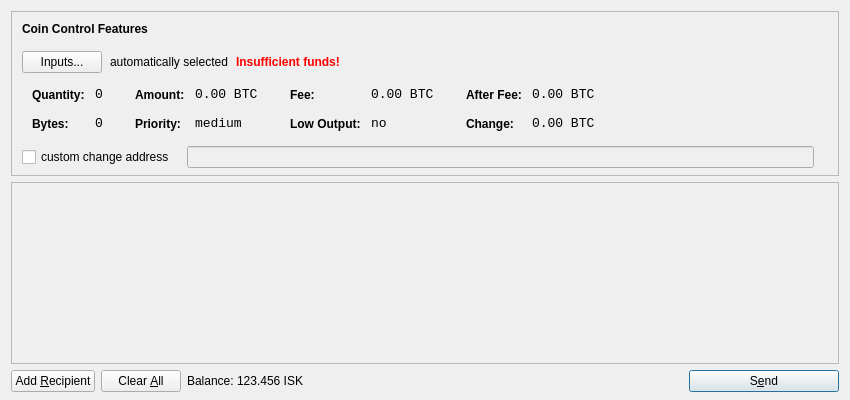
<?xml version="1.0" encoding="UTF-8"?>
<ui version="4.0">
 <class>SendCoinsDialog</class>
 <widget class="QDialog" name="SendCoinsDialog">
  <property name="geometry">
   <rect>
    <x>0</x>
    <y>0</y>
    <width>850</width>
    <height>400</height>
   </rect>
  </property>
  <property name="windowTitle">
   <string>Send Coins</string>
  </property>
  <layout class="QVBoxLayout" name="verticalLayout" stretch="0,1,0">
   <property name="bottomMargin">
    <number>8</number>
   </property>
   <item>
    <widget class="QFrame" name="frameCoinControl">
     <property name="sizePolicy">
      <sizepolicy hsizetype="Expanding" vsizetype="Expanding">
       <horstretch>0</horstretch>
       <verstretch>0</verstretch>
      </sizepolicy>
     </property>
     <property name="maximumSize">
      <size>
       <width>16777215</width>
       <height>16777215</height>
      </size>
     </property>
     <property name="frameShape">
      <enum>QFrame::StyledPanel</enum>
     </property>
     <property name="frameShadow">
      <enum>QFrame::Sunken</enum>
     </property>
     <layout class="QVBoxLayout" name="verticalLayoutCoinControl2">
      <property name="spacing">
       <number>-1</number>
      </property>
      <property name="leftMargin">
       <number>0</number>
      </property>
      <property name="topMargin">
       <number>0</number>
      </property>
      <property name="rightMargin">
       <number>0</number>
      </property>
      <property name="bottomMargin">
       <number>6</number>
      </property>
      <item>
       <layout class="QVBoxLayout" name="verticalLayoutCoinControl" stretch="0,0,0,0,1">
        <property name="spacing">
         <number>0</number>
        </property>
        <property name="leftMargin">
         <number>10</number>
        </property>
        <property name="topMargin">
         <number>10</number>
        </property>
        <item>
         <layout class="QHBoxLayout" name="horizontalLayoutCoinControl1">
          <property name="bottomMargin">
           <number>15</number>
          </property>
          <item>
           <widget class="QLabel" name="labelCoinControlFeatures">
            <property name="sizePolicy">
             <sizepolicy hsizetype="Preferred" vsizetype="Maximum">
              <horstretch>0</horstretch>
              <verstretch>0</verstretch>
             </sizepolicy>
            </property>
            <property name="font">
             <font>
              <weight>75</weight>
              <bold>true</bold>
             </font>
            </property>
            <property name="styleSheet">
             <string notr="true">font-weight:bold;</string>
            </property>
            <property name="text">
             <string>Coin Control Features</string>
            </property>
           </widget>
          </item>
         </layout>
        </item>
        <item>
         <layout class="QHBoxLayout" name="horizontalLayoutCoinControl2" stretch="0,0,0,0">
          <property name="spacing">
           <number>8</number>
          </property>
          <property name="bottomMargin">
           <number>10</number>
          </property>
          <item>
           <widget class="QPushButton" name="pushButtonCoinControl">
            <property name="styleSheet">
             <string notr="true"/>
            </property>
            <property name="text">
             <string>Inputs...</string>
            </property>
           </widget>
          </item>
          <item>
           <widget class="QLabel" name="labelCoinControlAutomaticallySelected">
            <property name="text">
             <string>automatically selected</string>
            </property>
            <property name="margin">
             <number>5</number>
            </property>
           </widget>
          </item>
          <item>
           <widget class="QLabel" name="labelCoinControlInsuffFunds">
            <property name="font">
             <font>
              <weight>75</weight>
              <bold>true</bold>
             </font>
            </property>
            <property name="styleSheet">
             <string notr="true">color:red;font-weight:bold;</string>
            </property>
            <property name="text">
             <string>Insufficient funds!</string>
            </property>
            <property name="margin">
             <number>5</number>
            </property>
           </widget>
          </item>
          <item>
           <spacer name="horizontalSpacerCoinControl">
            <property name="orientation">
             <enum>Qt::Horizontal</enum>
            </property>
            <property name="sizeHint" stdset="0">
             <size>
              <width>40</width>
              <height>1</height>
             </size>
            </property>
           </spacer>
          </item>
         </layout>
        </item>
        <item>
         <widget class="QWidget" name="widgetCoinControl" native="true">
          <property name="sizePolicy">
           <sizepolicy hsizetype="Preferred" vsizetype="Preferred">
            <horstretch>0</horstretch>
            <verstretch>0</verstretch>
           </sizepolicy>
          </property>
          <property name="minimumSize">
           <size>
            <width>0</width>
            <height>0</height>
           </size>
          </property>
          <property name="styleSheet">
           <string notr="true"/>
          </property>
          <layout class="QHBoxLayout" name="horizontalLayoutCoinControl5">
           <property name="margin">
            <number>0</number>
           </property>
           <item>
            <layout class="QHBoxLayout" name="horizontalLayoutCoinControl3" stretch="0,0,0,1">
             <property name="spacing">
              <number>20</number>
             </property>
             <property name="topMargin">
              <number>0</number>
             </property>
             <property name="bottomMargin">
              <number>10</number>
             </property>
             <item>
              <layout class="QFormLayout" name="formLayoutCoinControl1">
               <property name="horizontalSpacing">
                <number>10</number>
               </property>
               <property name="verticalSpacing">
                <number>14</number>
               </property>
               <property name="leftMargin">
                <number>10</number>
               </property>
               <property name="topMargin">
                <number>4</number>
               </property>
               <property name="rightMargin">
                <number>6</number>
               </property>
               <item row="0" column="0">
                <widget class="QLabel" name="labelCoinControlQuantityText">
                 <property name="styleSheet">
                  <string notr="true">font-weight:bold;</string>
                 </property>
                 <property name="text">
                  <string>Quantity:</string>
                 </property>
                 <property name="margin">
                  <number>0</number>
                 </property>
                </widget>
               </item>
               <item row="0" column="1">
                <widget class="QLabel" name="labelCoinControlQuantity">
                 <property name="font">
                  <font>
                   <family>Monospace</family>
                   <pointsize>10</pointsize>
                  </font>
                 </property>
                 <property name="cursor">
                  <cursorShape>IBeamCursor</cursorShape>
                 </property>
                 <property name="contextMenuPolicy">
                  <enum>Qt::ActionsContextMenu</enum>
                 </property>
                 <property name="text">
                  <string notr="true">0</string>
                 </property>
                 <property name="margin">
                  <number>0</number>
                 </property>
                 <property name="textInteractionFlags">
                  <set>Qt::LinksAccessibleByMouse|Qt::TextSelectableByKeyboard|Qt::TextSelectableByMouse</set>
                 </property>
                </widget>
               </item>
               <item row="1" column="0">
                <widget class="QLabel" name="labelCoinControlBytesText">
                 <property name="styleSheet">
                  <string notr="true">font-weight:bold;</string>
                 </property>
                 <property name="text">
                  <string>Bytes:</string>
                 </property>
                </widget>
               </item>
               <item row="1" column="1">
                <widget class="QLabel" name="labelCoinControlBytes">
                 <property name="font">
                  <font>
                   <family>Monospace</family>
                   <pointsize>10</pointsize>
                  </font>
                 </property>
                 <property name="cursor">
                  <cursorShape>IBeamCursor</cursorShape>
                 </property>
                 <property name="contextMenuPolicy">
                  <enum>Qt::ActionsContextMenu</enum>
                 </property>
                 <property name="text">
                  <string notr="true">0</string>
                 </property>
                 <property name="textInteractionFlags">
                  <set>Qt::LinksAccessibleByMouse|Qt::TextSelectableByKeyboard|Qt::TextSelectableByMouse</set>
                 </property>
                </widget>
               </item>
              </layout>
             </item>
             <item>
              <layout class="QFormLayout" name="formLayoutCoinControl2">
               <property name="horizontalSpacing">
                <number>10</number>
               </property>
               <property name="verticalSpacing">
                <number>14</number>
               </property>
               <property name="leftMargin">
                <number>6</number>
               </property>
               <property name="topMargin">
                <number>4</number>
               </property>
               <property name="rightMargin">
                <number>6</number>
               </property>
               <item row="0" column="0">
                <widget class="QLabel" name="labelCoinControlAmountText">
                 <property name="styleSheet">
                  <string notr="true">font-weight:bold;</string>
                 </property>
                 <property name="text">
                  <string>Amount:</string>
                 </property>
                 <property name="margin">
                  <number>0</number>
                 </property>
                </widget>
               </item>
               <item row="0" column="1">
                <widget class="QLabel" name="labelCoinControlAmount">
                 <property name="font">
                  <font>
                   <family>Monospace</family>
                   <pointsize>10</pointsize>
                  </font>
                 </property>
                 <property name="cursor">
                  <cursorShape>IBeamCursor</cursorShape>
                 </property>
                 <property name="contextMenuPolicy">
                  <enum>Qt::ActionsContextMenu</enum>
                 </property>
                 <property name="text">
                  <string notr="true">0.00 BTC</string>
                 </property>
                 <property name="textInteractionFlags">
                  <set>Qt::LinksAccessibleByMouse|Qt::TextSelectableByKeyboard|Qt::TextSelectableByMouse</set>
                 </property>
                </widget>
               </item>
               <item row="1" column="0">
                <widget class="QLabel" name="labelCoinControlPriorityText">
                 <property name="styleSheet">
                  <string notr="true">font-weight:bold;</string>
                 </property>
                 <property name="text">
                  <string>Priority:</string>
                 </property>
                </widget>
               </item>
               <item row="1" column="1">
                <widget class="QLabel" name="labelCoinControlPriority">
                 <property name="font">
                  <font>
                   <family>Monospace</family>
                   <pointsize>10</pointsize>
                  </font>
                 </property>
                 <property name="cursor">
                  <cursorShape>IBeamCursor</cursorShape>
                 </property>
                 <property name="contextMenuPolicy">
                  <enum>Qt::ActionsContextMenu</enum>
                 </property>
                 <property name="text">
                  <string>medium</string>
                 </property>
                 <property name="textInteractionFlags">
                  <set>Qt::LinksAccessibleByMouse|Qt::TextSelectableByKeyboard|Qt::TextSelectableByMouse</set>
                 </property>
                </widget>
               </item>
              </layout>
             </item>
             <item>
              <layout class="QFormLayout" name="formLayoutCoinControl3">
               <property name="horizontalSpacing">
                <number>10</number>
               </property>
               <property name="verticalSpacing">
                <number>14</number>
               </property>
               <property name="leftMargin">
                <number>6</number>
               </property>
               <property name="topMargin">
                <number>4</number>
               </property>
               <property name="rightMargin">
                <number>6</number>
               </property>
               <item row="0" column="0">
                <widget class="QLabel" name="labelCoinControlFeeText">
                 <property name="styleSheet">
                  <string notr="true">font-weight:bold;</string>
                 </property>
                 <property name="text">
                  <string>Fee:</string>
                 </property>
                 <property name="margin">
                  <number>0</number>
                 </property>
                </widget>
               </item>
               <item row="0" column="1">
                <widget class="QLabel" name="labelCoinControlFee">
                 <property name="font">
                  <font>
                   <family>Monospace</family>
                   <pointsize>10</pointsize>
                  </font>
                 </property>
                 <property name="cursor">
                  <cursorShape>IBeamCursor</cursorShape>
                 </property>
                 <property name="contextMenuPolicy">
                  <enum>Qt::ActionsContextMenu</enum>
                 </property>
                 <property name="text">
                  <string notr="true">0.00 BTC</string>
                 </property>
                 <property name="textInteractionFlags">
                  <set>Qt::LinksAccessibleByMouse|Qt::TextSelectableByKeyboard|Qt::TextSelectableByMouse</set>
                 </property>
                </widget>
               </item>
               <item row="1" column="0">
                <widget class="QLabel" name="labelCoinControlLowOutputText">
                 <property name="styleSheet">
                  <string notr="true">font-weight:bold;</string>
                 </property>
                 <property name="text">
                  <string>Low Output:</string>
                 </property>
                </widget>
               </item>
               <item row="1" column="1">
                <widget class="QLabel" name="labelCoinControlLowOutput">
                 <property name="font">
                  <font>
                   <family>Monospace</family>
                   <pointsize>10</pointsize>
                  </font>
                 </property>
                 <property name="cursor">
                  <cursorShape>IBeamCursor</cursorShape>
                 </property>
                 <property name="contextMenuPolicy">
                  <enum>Qt::ActionsContextMenu</enum>
                 </property>
                 <property name="text">
                  <string>no</string>
                 </property>
                 <property name="textInteractionFlags">
                  <set>Qt::LinksAccessibleByMouse|Qt::TextSelectableByKeyboard|Qt::TextSelectableByMouse</set>
                 </property>
                </widget>
               </item>
              </layout>
             </item>
             <item>
              <layout class="QFormLayout" name="formLayoutCoinControl4">
               <property name="horizontalSpacing">
                <number>10</number>
               </property>
               <property name="verticalSpacing">
                <number>14</number>
               </property>
               <property name="leftMargin">
                <number>6</number>
               </property>
               <property name="topMargin">
                <number>4</number>
               </property>
               <property name="rightMargin">
                <number>6</number>
               </property>
               <item row="0" column="0">
                <widget class="QLabel" name="labelCoinControlAfterFeeText">
                 <property name="styleSheet">
                  <string notr="true">font-weight:bold;</string>
                 </property>
                 <property name="text">
                  <string>After Fee:</string>
                 </property>
                 <property name="margin">
                  <number>0</number>
                 </property>
                </widget>
               </item>
               <item row="0" column="1">
                <widget class="QLabel" name="labelCoinControlAfterFee">
                 <property name="font">
                  <font>
                   <family>Monospace</family>
                   <pointsize>10</pointsize>
                  </font>
                 </property>
                 <property name="cursor">
                  <cursorShape>IBeamCursor</cursorShape>
                 </property>
                 <property name="contextMenuPolicy">
                  <enum>Qt::ActionsContextMenu</enum>
                 </property>
                 <property name="text">
                  <string notr="true">0.00 BTC</string>
                 </property>
                 <property name="textInteractionFlags">
                  <set>Qt::LinksAccessibleByMouse|Qt::TextSelectableByKeyboard|Qt::TextSelectableByMouse</set>
                 </property>
                </widget>
               </item>
               <item row="1" column="0">
                <widget class="QLabel" name="labelCoinControlChangeText">
                 <property name="styleSheet">
                  <string notr="true">font-weight:bold;</string>
                 </property>
                 <property name="text">
                  <string>Change:</string>
                 </property>
                </widget>
               </item>
               <item row="1" column="1">
                <widget class="QLabel" name="labelCoinControlChange">
                 <property name="font">
                  <font>
                   <family>Monospace</family>
                   <pointsize>10</pointsize>
                  </font>
                 </property>
                 <property name="cursor">
                  <cursorShape>IBeamCursor</cursorShape>
                 </property>
                 <property name="contextMenuPolicy">
                  <enum>Qt::ActionsContextMenu</enum>
                 </property>
                 <property name="text">
                  <string notr="true">0.00 BTC</string>
                 </property>
                 <property name="textInteractionFlags">
                  <set>Qt::LinksAccessibleByMouse|Qt::TextSelectableByKeyboard|Qt::TextSelectableByMouse</set>
                 </property>
                </widget>
               </item>
              </layout>
             </item>
            </layout>
           </item>
          </layout>
         </widget>
        </item>
        <item>
         <layout class="QHBoxLayout" name="horizontalLayoutCoinControl4" stretch="0,0,0">
          <property name="spacing">
           <number>12</number>
          </property>
          <property name="sizeConstraint">
           <enum>QLayout::SetDefaultConstraint</enum>
          </property>
          <property name="topMargin">
           <number>5</number>
          </property>
          <property name="rightMargin">
           <number>5</number>
          </property>
          <item>
           <widget class="QCheckBox" name="checkBoxCoinControlChange">
            <property name="text">
             <string>custom change address</string>
            </property>
           </widget>
          </item>
          <item>
           <widget class="QLineEdit" name="lineEditCoinControlChange">
            <property name="enabled">
             <bool>false</bool>
            </property>
            <property name="sizePolicy">
             <sizepolicy hsizetype="Expanding" vsizetype="Fixed">
              <horstretch>0</horstretch>
              <verstretch>0</verstretch>
             </sizepolicy>
            </property>
           </widget>
          </item>
          <item>
           <widget class="QLabel" name="labelCoinControlChangeLabel">
            <property name="sizePolicy">
             <sizepolicy hsizetype="Preferred" vsizetype="Expanding">
              <horstretch>0</horstretch>
              <verstretch>0</verstretch>
             </sizepolicy>
            </property>
            <property name="minimumSize">
             <size>
              <width>0</width>
              <height>0</height>
             </size>
            </property>
            <property name="text">
             <string/>
            </property>
            <property name="margin">
             <number>3</number>
            </property>
           </widget>
          </item>
         </layout>
        </item>
        <item>
         <spacer name="verticalSpacerCoinControl">
          <property name="orientation">
           <enum>Qt::Vertical</enum>
          </property>
          <property name="sizeHint" stdset="0">
           <size>
            <width>800</width>
            <height>1</height>
           </size>
          </property>
         </spacer>
        </item>
       </layout>
      </item>
     </layout>
    </widget>
   </item>
   <item>
    <widget class="QScrollArea" name="scrollArea">
     <property name="widgetResizable">
      <bool>true</bool>
     </property>
     <widget class="QWidget" name="scrollAreaWidgetContents">
      <property name="geometry">
       <rect>
        <x>0</x>
        <y>0</y>
        <width>830</width>
        <height>165</height>
       </rect>
      </property>
      <layout class="QVBoxLayout" name="verticalLayout_2">
       <property name="margin">
        <number>0</number>
       </property>
       <item>
        <layout class="QVBoxLayout" name="entries">
         <property name="spacing">
          <number>6</number>
         </property>
        </layout>
       </item>
       <item>
        <spacer name="verticalSpacer">
         <property name="orientation">
          <enum>Qt::Vertical</enum>
         </property>
         <property name="sizeHint" stdset="0">
          <size>
           <width>20</width>
           <height>40</height>
          </size>
         </property>
        </spacer>
       </item>
      </layout>
     </widget>
    </widget>
   </item>
   <item>
    <layout class="QHBoxLayout" name="horizontalLayout">
     <item>
      <widget class="QPushButton" name="addButton">
       <property name="toolTip">
        <string>Send to multiple recipients at once</string>
       </property>
       <property name="text">
        <string>Add &amp;Recipient</string>
       </property>
       <property name="icon">
        <iconset resource="../bitcoin.qrc">
         <normaloff>:/icons/add</normaloff>:/icons/add</iconset>
       </property>
       <property name="autoDefault">
        <bool>false</bool>
       </property>
      </widget>
     </item>
     <item>
      <widget class="QPushButton" name="clearButton">
       <property name="sizePolicy">
        <sizepolicy hsizetype="Minimum" vsizetype="Fixed">
         <horstretch>0</horstretch>
         <verstretch>0</verstretch>
        </sizepolicy>
       </property>
       <property name="toolTip">
        <string>Remove all transaction fields</string>
       </property>
       <property name="text">
        <string>Clear &amp;All</string>
       </property>
       <property name="icon">
        <iconset resource="../bitcoin.qrc">
         <normaloff>:/icons/remove</normaloff>:/icons/remove</iconset>
       </property>
       <property name="autoRepeatDelay">
        <number>300</number>
       </property>
       <property name="autoDefault">
        <bool>false</bool>
       </property>
      </widget>
     </item>
     <item>
      <layout class="QHBoxLayout" name="horizontalLayout_2">
       <property name="spacing">
        <number>3</number>
       </property>
       <item>
        <widget class="QLabel" name="label">
         <property name="text">
          <string>Balance:</string>
         </property>
        </widget>
       </item>
       <item>
        <widget class="QLabel" name="labelBalance">
         <property name="cursor">
          <cursorShape>IBeamCursor</cursorShape>
         </property>
         <property name="text">
          <string>123.456 ISK</string>
         </property>
         <property name="textInteractionFlags">
          <set>Qt::LinksAccessibleByMouse|Qt::TextSelectableByKeyboard|Qt::TextSelectableByMouse</set>
         </property>
        </widget>
       </item>
      </layout>
     </item>
     <item>
      <spacer name="horizontalSpacer">
       <property name="orientation">
        <enum>Qt::Horizontal</enum>
       </property>
       <property name="sizeHint" stdset="0">
        <size>
         <width>40</width>
         <height>20</height>
        </size>
       </property>
      </spacer>
     </item>
     <item>
      <widget class="QPushButton" name="sendButton">
       <property name="minimumSize">
        <size>
         <width>150</width>
         <height>0</height>
        </size>
       </property>
       <property name="toolTip">
        <string>Confirm the send action</string>
       </property>
       <property name="text">
        <string>S&amp;end</string>
       </property>
       <property name="icon">
        <iconset resource="../bitcoin.qrc">
         <normaloff>:/icons/send</normaloff>:/icons/send</iconset>
       </property>
       <property name="default">
        <bool>true</bool>
       </property>
      </widget>
     </item>
    </layout>
   </item>
  </layout>
 </widget>
 <resources>
  <include location="../bitcoin.qrc"/>
 </resources>
 <connections/>
</ui>
